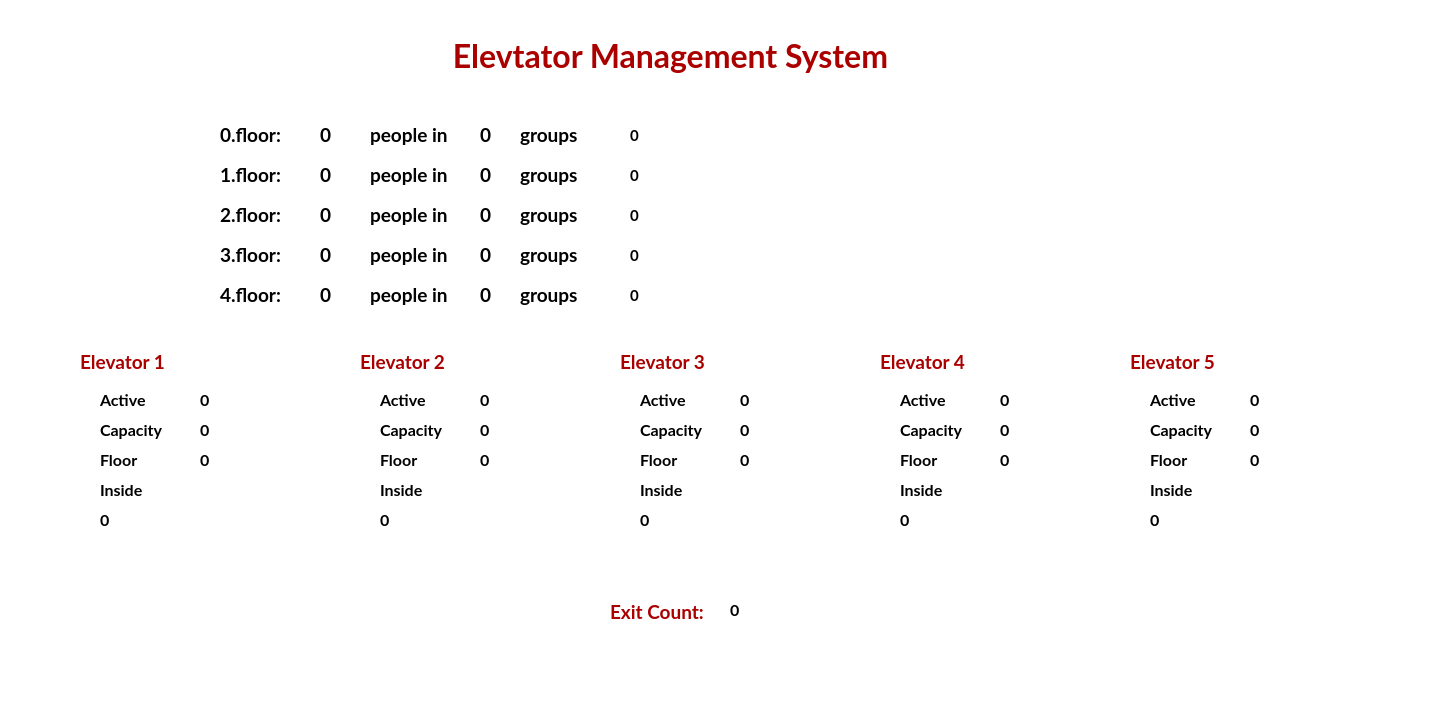
<?xml version="1.0" encoding="UTF-8"?>
<ui version="4.0">
 <class>MainWindow</class>
 <widget class="QMainWindow" name="MainWindow">
  <property name="geometry">
   <rect>
    <x>0</x>
    <y>0</y>
    <width>1449</width>
    <height>727</height>
   </rect>
  </property>
  <property name="windowTitle">
   <string>MainWindow</string>
  </property>
  <property name="styleSheet">
   <string notr="true">background-color: rgb(255, 255, 255);</string>
  </property>
  <widget class="QWidget" name="centralwidget">
   <widget class="QLabel" name="f00">
    <property name="geometry">
     <rect>
      <x>220</x>
      <y>120</y>
      <width>71</width>
      <height>31</height>
     </rect>
    </property>
    <property name="font">
     <font>
      <family>Lato</family>
      <pointsize>14</pointsize>
      <weight>75</weight>
      <bold>true</bold>
     </font>
    </property>
    <property name="text">
     <string>&lt;html&gt;&lt;head/&gt;&lt;body&gt;&lt;p&gt;&lt;span style=&quot; color:#000000;&quot;&gt;0.floor:&lt;/span&gt;&lt;/p&gt;&lt;/body&gt;&lt;/html&gt;</string>
    </property>
   </widget>
   <widget class="QLabel" name="title">
    <property name="geometry">
     <rect>
      <x>420</x>
      <y>30</y>
      <width>501</width>
      <height>51</height>
     </rect>
    </property>
    <property name="font">
     <font>
      <family>Lato</family>
      <pointsize>20</pointsize>
      <weight>75</weight>
      <bold>true</bold>
     </font>
    </property>
    <property name="text">
     <string>&lt;html&gt;&lt;head/&gt;&lt;body&gt;&lt;p align=&quot;center&quot;&gt;&lt;span style=&quot; font-size:24pt; color:#aa0000;&quot;&gt;Elevtator Management System&lt;/span&gt;&lt;/p&gt;&lt;/body&gt;&lt;/html&gt;</string>
    </property>
   </widget>
   <widget class="QLabel" name="f01">
    <property name="geometry">
     <rect>
      <x>320</x>
      <y>120</y>
      <width>41</width>
      <height>31</height>
     </rect>
    </property>
    <property name="font">
     <font>
      <family>Lato</family>
      <pointsize>14</pointsize>
      <weight>75</weight>
      <bold>true</bold>
     </font>
    </property>
    <property name="text">
     <string>&lt;html&gt;&lt;head/&gt;&lt;body&gt;&lt;p&gt;&lt;span style=&quot; color:#000000;&quot;&gt;0&lt;/span&gt;&lt;/p&gt;&lt;/body&gt;&lt;/html&gt;</string>
    </property>
   </widget>
   <widget class="QLabel" name="f02">
    <property name="geometry">
     <rect>
      <x>370</x>
      <y>120</y>
      <width>81</width>
      <height>31</height>
     </rect>
    </property>
    <property name="font">
     <font>
      <family>Lato</family>
      <pointsize>14</pointsize>
      <weight>75</weight>
      <bold>true</bold>
     </font>
    </property>
    <property name="text">
     <string>&lt;html&gt;&lt;head/&gt;&lt;body&gt;&lt;p&gt;&lt;span style=&quot; color:#000000;&quot;&gt;people in&lt;/span&gt;&lt;/p&gt;&lt;/body&gt;&lt;/html&gt;</string>
    </property>
   </widget>
   <widget class="QLabel" name="f04">
    <property name="geometry">
     <rect>
      <x>520</x>
      <y>120</y>
      <width>71</width>
      <height>31</height>
     </rect>
    </property>
    <property name="font">
     <font>
      <family>Lato</family>
      <pointsize>14</pointsize>
      <weight>75</weight>
      <bold>true</bold>
     </font>
    </property>
    <property name="text">
     <string>&lt;html&gt;&lt;head/&gt;&lt;body&gt;&lt;p&gt;&lt;span style=&quot; color:#000000;&quot;&gt;groups&lt;/span&gt;&lt;/p&gt;&lt;/body&gt;&lt;/html&gt;</string>
    </property>
   </widget>
   <widget class="QLabel" name="f03">
    <property name="geometry">
     <rect>
      <x>480</x>
      <y>120</y>
      <width>31</width>
      <height>31</height>
     </rect>
    </property>
    <property name="font">
     <font>
      <family>Lato</family>
      <pointsize>14</pointsize>
      <weight>75</weight>
      <bold>true</bold>
     </font>
    </property>
    <property name="text">
     <string>&lt;html&gt;&lt;head/&gt;&lt;body&gt;&lt;p&gt;&lt;span style=&quot; color:#000000;&quot;&gt;0&lt;/span&gt;&lt;/p&gt;&lt;/body&gt;&lt;/html&gt;</string>
    </property>
   </widget>
   <widget class="QLabel" name="f10">
    <property name="geometry">
     <rect>
      <x>220</x>
      <y>160</y>
      <width>71</width>
      <height>31</height>
     </rect>
    </property>
    <property name="font">
     <font>
      <family>Lato</family>
      <pointsize>14</pointsize>
      <weight>75</weight>
      <bold>true</bold>
     </font>
    </property>
    <property name="text">
     <string>&lt;html&gt;&lt;head/&gt;&lt;body&gt;&lt;p&gt;&lt;span style=&quot; color:#000000;&quot;&gt;1.floor:&lt;/span&gt;&lt;/p&gt;&lt;/body&gt;&lt;/html&gt;</string>
    </property>
   </widget>
   <widget class="QLabel" name="f14">
    <property name="geometry">
     <rect>
      <x>520</x>
      <y>160</y>
      <width>71</width>
      <height>31</height>
     </rect>
    </property>
    <property name="font">
     <font>
      <family>Lato</family>
      <pointsize>14</pointsize>
      <weight>75</weight>
      <bold>true</bold>
     </font>
    </property>
    <property name="text">
     <string>&lt;html&gt;&lt;head/&gt;&lt;body&gt;&lt;p&gt;&lt;span style=&quot; color:#000000;&quot;&gt;groups&lt;/span&gt;&lt;/p&gt;&lt;/body&gt;&lt;/html&gt;</string>
    </property>
   </widget>
   <widget class="QLabel" name="f12">
    <property name="geometry">
     <rect>
      <x>370</x>
      <y>160</y>
      <width>81</width>
      <height>31</height>
     </rect>
    </property>
    <property name="font">
     <font>
      <family>Lato</family>
      <pointsize>14</pointsize>
      <weight>75</weight>
      <bold>true</bold>
     </font>
    </property>
    <property name="text">
     <string>&lt;html&gt;&lt;head/&gt;&lt;body&gt;&lt;p&gt;&lt;span style=&quot; color:#000000;&quot;&gt;people in&lt;/span&gt;&lt;/p&gt;&lt;/body&gt;&lt;/html&gt;</string>
    </property>
   </widget>
   <widget class="QLabel" name="f13">
    <property name="geometry">
     <rect>
      <x>480</x>
      <y>160</y>
      <width>31</width>
      <height>31</height>
     </rect>
    </property>
    <property name="font">
     <font>
      <family>Lato</family>
      <pointsize>14</pointsize>
      <weight>75</weight>
      <bold>true</bold>
     </font>
    </property>
    <property name="text">
     <string>&lt;html&gt;&lt;head/&gt;&lt;body&gt;&lt;p&gt;&lt;span style=&quot; color:#000000;&quot;&gt;0&lt;/span&gt;&lt;/p&gt;&lt;/body&gt;&lt;/html&gt;</string>
    </property>
   </widget>
   <widget class="QLabel" name="f11">
    <property name="geometry">
     <rect>
      <x>320</x>
      <y>160</y>
      <width>41</width>
      <height>31</height>
     </rect>
    </property>
    <property name="font">
     <font>
      <family>Lato</family>
      <pointsize>14</pointsize>
      <weight>75</weight>
      <bold>true</bold>
     </font>
    </property>
    <property name="text">
     <string>&lt;html&gt;&lt;head/&gt;&lt;body&gt;&lt;p&gt;&lt;span style=&quot; color:#000000;&quot;&gt;0&lt;/span&gt;&lt;/p&gt;&lt;/body&gt;&lt;/html&gt;</string>
    </property>
   </widget>
   <widget class="QLabel" name="f31">
    <property name="geometry">
     <rect>
      <x>320</x>
      <y>240</y>
      <width>41</width>
      <height>31</height>
     </rect>
    </property>
    <property name="font">
     <font>
      <family>Lato</family>
      <pointsize>14</pointsize>
      <weight>75</weight>
      <bold>true</bold>
     </font>
    </property>
    <property name="text">
     <string>&lt;html&gt;&lt;head/&gt;&lt;body&gt;&lt;p&gt;&lt;span style=&quot; color:#000000;&quot;&gt;0&lt;/span&gt;&lt;/p&gt;&lt;/body&gt;&lt;/html&gt;</string>
    </property>
   </widget>
   <widget class="QLabel" name="f20">
    <property name="geometry">
     <rect>
      <x>220</x>
      <y>200</y>
      <width>71</width>
      <height>31</height>
     </rect>
    </property>
    <property name="font">
     <font>
      <family>Lato</family>
      <pointsize>14</pointsize>
      <weight>75</weight>
      <bold>true</bold>
     </font>
    </property>
    <property name="text">
     <string>&lt;html&gt;&lt;head/&gt;&lt;body&gt;&lt;p&gt;&lt;span style=&quot; color:#000000;&quot;&gt;2.floor:&lt;/span&gt;&lt;/p&gt;&lt;/body&gt;&lt;/html&gt;</string>
    </property>
   </widget>
   <widget class="QLabel" name="f34">
    <property name="geometry">
     <rect>
      <x>520</x>
      <y>240</y>
      <width>71</width>
      <height>31</height>
     </rect>
    </property>
    <property name="font">
     <font>
      <family>Lato</family>
      <pointsize>14</pointsize>
      <weight>75</weight>
      <bold>true</bold>
     </font>
    </property>
    <property name="text">
     <string>&lt;html&gt;&lt;head/&gt;&lt;body&gt;&lt;p&gt;&lt;span style=&quot; color:#000000;&quot;&gt;groups&lt;/span&gt;&lt;/p&gt;&lt;/body&gt;&lt;/html&gt;</string>
    </property>
   </widget>
   <widget class="QLabel" name="f24">
    <property name="geometry">
     <rect>
      <x>520</x>
      <y>200</y>
      <width>71</width>
      <height>31</height>
     </rect>
    </property>
    <property name="font">
     <font>
      <family>Lato</family>
      <pointsize>14</pointsize>
      <weight>75</weight>
      <bold>true</bold>
     </font>
    </property>
    <property name="text">
     <string>&lt;html&gt;&lt;head/&gt;&lt;body&gt;&lt;p&gt;&lt;span style=&quot; color:#000000;&quot;&gt;groups&lt;/span&gt;&lt;/p&gt;&lt;/body&gt;&lt;/html&gt;</string>
    </property>
   </widget>
   <widget class="QLabel" name="f32">
    <property name="geometry">
     <rect>
      <x>370</x>
      <y>240</y>
      <width>81</width>
      <height>31</height>
     </rect>
    </property>
    <property name="font">
     <font>
      <family>Lato</family>
      <pointsize>14</pointsize>
      <weight>75</weight>
      <bold>true</bold>
     </font>
    </property>
    <property name="text">
     <string>&lt;html&gt;&lt;head/&gt;&lt;body&gt;&lt;p&gt;&lt;span style=&quot; color:#000000;&quot;&gt;people in&lt;/span&gt;&lt;/p&gt;&lt;/body&gt;&lt;/html&gt;</string>
    </property>
   </widget>
   <widget class="QLabel" name="f33">
    <property name="geometry">
     <rect>
      <x>480</x>
      <y>240</y>
      <width>31</width>
      <height>31</height>
     </rect>
    </property>
    <property name="font">
     <font>
      <family>Lato</family>
      <pointsize>14</pointsize>
      <weight>75</weight>
      <bold>true</bold>
     </font>
    </property>
    <property name="text">
     <string>&lt;html&gt;&lt;head/&gt;&lt;body&gt;&lt;p&gt;&lt;span style=&quot; color:#000000;&quot;&gt;0&lt;/span&gt;&lt;/p&gt;&lt;/body&gt;&lt;/html&gt;</string>
    </property>
   </widget>
   <widget class="QLabel" name="f22">
    <property name="geometry">
     <rect>
      <x>370</x>
      <y>200</y>
      <width>81</width>
      <height>31</height>
     </rect>
    </property>
    <property name="font">
     <font>
      <family>Lato</family>
      <pointsize>14</pointsize>
      <weight>75</weight>
      <bold>true</bold>
     </font>
    </property>
    <property name="text">
     <string>&lt;html&gt;&lt;head/&gt;&lt;body&gt;&lt;p&gt;&lt;span style=&quot; color:#000000;&quot;&gt;people in&lt;/span&gt;&lt;/p&gt;&lt;/body&gt;&lt;/html&gt;</string>
    </property>
   </widget>
   <widget class="QLabel" name="f23">
    <property name="geometry">
     <rect>
      <x>480</x>
      <y>200</y>
      <width>31</width>
      <height>31</height>
     </rect>
    </property>
    <property name="font">
     <font>
      <family>Lato</family>
      <pointsize>14</pointsize>
      <weight>75</weight>
      <bold>true</bold>
     </font>
    </property>
    <property name="text">
     <string>&lt;html&gt;&lt;head/&gt;&lt;body&gt;&lt;p&gt;&lt;span style=&quot; color:#000000;&quot;&gt;0&lt;/span&gt;&lt;/p&gt;&lt;/body&gt;&lt;/html&gt;</string>
    </property>
   </widget>
   <widget class="QLabel" name="f30">
    <property name="geometry">
     <rect>
      <x>220</x>
      <y>240</y>
      <width>71</width>
      <height>31</height>
     </rect>
    </property>
    <property name="font">
     <font>
      <family>Lato</family>
      <pointsize>14</pointsize>
      <weight>75</weight>
      <bold>true</bold>
     </font>
    </property>
    <property name="text">
     <string>&lt;html&gt;&lt;head/&gt;&lt;body&gt;&lt;p&gt;&lt;span style=&quot; color:#000000;&quot;&gt;3.floor:&lt;/span&gt;&lt;/p&gt;&lt;/body&gt;&lt;/html&gt;</string>
    </property>
   </widget>
   <widget class="QLabel" name="f21">
    <property name="geometry">
     <rect>
      <x>320</x>
      <y>200</y>
      <width>41</width>
      <height>31</height>
     </rect>
    </property>
    <property name="font">
     <font>
      <family>Lato</family>
      <pointsize>14</pointsize>
      <weight>75</weight>
      <bold>true</bold>
     </font>
    </property>
    <property name="text">
     <string>&lt;html&gt;&lt;head/&gt;&lt;body&gt;&lt;p&gt;&lt;span style=&quot; color:#000000;&quot;&gt;0&lt;/span&gt;&lt;/p&gt;&lt;/body&gt;&lt;/html&gt;</string>
    </property>
   </widget>
   <widget class="QLabel" name="f43">
    <property name="geometry">
     <rect>
      <x>480</x>
      <y>280</y>
      <width>31</width>
      <height>31</height>
     </rect>
    </property>
    <property name="font">
     <font>
      <family>Lato</family>
      <pointsize>14</pointsize>
      <weight>75</weight>
      <bold>true</bold>
     </font>
    </property>
    <property name="text">
     <string>&lt;html&gt;&lt;head/&gt;&lt;body&gt;&lt;p&gt;&lt;span style=&quot; color:#000000;&quot;&gt;0&lt;/span&gt;&lt;/p&gt;&lt;/body&gt;&lt;/html&gt;</string>
    </property>
   </widget>
   <widget class="QLabel" name="f40">
    <property name="geometry">
     <rect>
      <x>220</x>
      <y>280</y>
      <width>71</width>
      <height>31</height>
     </rect>
    </property>
    <property name="font">
     <font>
      <family>Lato</family>
      <pointsize>14</pointsize>
      <weight>75</weight>
      <bold>true</bold>
     </font>
    </property>
    <property name="text">
     <string>&lt;html&gt;&lt;head/&gt;&lt;body&gt;&lt;p&gt;&lt;span style=&quot; color:#000000;&quot;&gt;4.floor:&lt;/span&gt;&lt;/p&gt;&lt;/body&gt;&lt;/html&gt;</string>
    </property>
   </widget>
   <widget class="QLabel" name="f44">
    <property name="geometry">
     <rect>
      <x>520</x>
      <y>280</y>
      <width>71</width>
      <height>31</height>
     </rect>
    </property>
    <property name="font">
     <font>
      <family>Lato</family>
      <pointsize>14</pointsize>
      <weight>75</weight>
      <bold>true</bold>
     </font>
    </property>
    <property name="text">
     <string>&lt;html&gt;&lt;head/&gt;&lt;body&gt;&lt;p&gt;&lt;span style=&quot; color:#000000;&quot;&gt;groups&lt;/span&gt;&lt;/p&gt;&lt;/body&gt;&lt;/html&gt;</string>
    </property>
   </widget>
   <widget class="QLabel" name="f41">
    <property name="geometry">
     <rect>
      <x>320</x>
      <y>280</y>
      <width>41</width>
      <height>31</height>
     </rect>
    </property>
    <property name="font">
     <font>
      <family>Lato</family>
      <pointsize>14</pointsize>
      <weight>75</weight>
      <bold>true</bold>
     </font>
    </property>
    <property name="text">
     <string>&lt;html&gt;&lt;head/&gt;&lt;body&gt;&lt;p&gt;&lt;span style=&quot; color:#000000;&quot;&gt;0&lt;/span&gt;&lt;/p&gt;&lt;/body&gt;&lt;/html&gt;</string>
    </property>
   </widget>
   <widget class="QLabel" name="f42">
    <property name="geometry">
     <rect>
      <x>370</x>
      <y>280</y>
      <width>81</width>
      <height>31</height>
     </rect>
    </property>
    <property name="font">
     <font>
      <family>Lato</family>
      <pointsize>14</pointsize>
      <weight>75</weight>
      <bold>true</bold>
     </font>
    </property>
    <property name="text">
     <string>&lt;html&gt;&lt;head/&gt;&lt;body&gt;&lt;p&gt;&lt;span style=&quot; color:#000000;&quot;&gt;people in&lt;/span&gt;&lt;/p&gt;&lt;/body&gt;&lt;/html&gt;</string>
    </property>
   </widget>
   <widget class="QLabel" name="f0g">
    <property name="geometry">
     <rect>
      <x>630</x>
      <y>120</y>
      <width>491</width>
      <height>31</height>
     </rect>
    </property>
    <property name="font">
     <font>
      <family>Lato</family>
      <pointsize>11</pointsize>
      <weight>75</weight>
      <bold>true</bold>
     </font>
    </property>
    <property name="text">
     <string>&lt;html&gt;&lt;head/&gt;&lt;body&gt;&lt;p&gt;&lt;span style=&quot; color:#000000;&quot;&gt;0&lt;/span&gt;&lt;/p&gt;&lt;/body&gt;&lt;/html&gt;</string>
    </property>
   </widget>
   <widget class="QLabel" name="f1g">
    <property name="geometry">
     <rect>
      <x>630</x>
      <y>160</y>
      <width>491</width>
      <height>31</height>
     </rect>
    </property>
    <property name="font">
     <font>
      <family>Lato</family>
      <pointsize>11</pointsize>
      <weight>75</weight>
      <bold>true</bold>
     </font>
    </property>
    <property name="text">
     <string>&lt;html&gt;&lt;head/&gt;&lt;body&gt;&lt;p&gt;&lt;span style=&quot; color:#000000;&quot;&gt;0&lt;/span&gt;&lt;/p&gt;&lt;/body&gt;&lt;/html&gt;</string>
    </property>
   </widget>
   <widget class="QLabel" name="f2g">
    <property name="geometry">
     <rect>
      <x>630</x>
      <y>200</y>
      <width>491</width>
      <height>31</height>
     </rect>
    </property>
    <property name="font">
     <font>
      <family>Lato</family>
      <pointsize>11</pointsize>
      <weight>75</weight>
      <bold>true</bold>
     </font>
    </property>
    <property name="text">
     <string>&lt;html&gt;&lt;head/&gt;&lt;body&gt;&lt;p&gt;&lt;span style=&quot; color:#000000;&quot;&gt;0&lt;/span&gt;&lt;/p&gt;&lt;/body&gt;&lt;/html&gt;</string>
    </property>
   </widget>
   <widget class="QLabel" name="f3g">
    <property name="geometry">
     <rect>
      <x>630</x>
      <y>240</y>
      <width>491</width>
      <height>31</height>
     </rect>
    </property>
    <property name="font">
     <font>
      <family>Lato</family>
      <pointsize>11</pointsize>
      <weight>75</weight>
      <bold>true</bold>
     </font>
    </property>
    <property name="text">
     <string>&lt;html&gt;&lt;head/&gt;&lt;body&gt;&lt;p&gt;&lt;span style=&quot; color:#000000;&quot;&gt;0&lt;/span&gt;&lt;/p&gt;&lt;/body&gt;&lt;/html&gt;</string>
    </property>
   </widget>
   <widget class="QLabel" name="f4g">
    <property name="geometry">
     <rect>
      <x>630</x>
      <y>280</y>
      <width>491</width>
      <height>31</height>
     </rect>
    </property>
    <property name="font">
     <font>
      <family>Lato</family>
      <pointsize>11</pointsize>
      <weight>75</weight>
      <bold>true</bold>
     </font>
    </property>
    <property name="text">
     <string>&lt;html&gt;&lt;head/&gt;&lt;body&gt;&lt;p&gt;&lt;span style=&quot; color:#000000;&quot;&gt;0&lt;/span&gt;&lt;/p&gt;&lt;/body&gt;&lt;/html&gt;</string>
    </property>
   </widget>
   <widget class="QLabel" name="label">
    <property name="geometry">
     <rect>
      <x>80</x>
      <y>350</y>
      <width>111</width>
      <height>21</height>
     </rect>
    </property>
    <property name="font">
     <font>
      <family>Lato</family>
      <pointsize>14</pointsize>
      <weight>75</weight>
      <bold>true</bold>
     </font>
    </property>
    <property name="text">
     <string>&lt;html&gt;&lt;head/&gt;&lt;body&gt;&lt;p&gt;&lt;span style=&quot; color:#aa0000;&quot;&gt;Elevator 1&lt;/span&gt;&lt;/p&gt;&lt;/body&gt;&lt;/html&gt;</string>
    </property>
   </widget>
   <widget class="QLabel" name="label_2">
    <property name="geometry">
     <rect>
      <x>100</x>
      <y>420</y>
      <width>91</width>
      <height>21</height>
     </rect>
    </property>
    <property name="font">
     <font>
      <family>Lato</family>
      <pointsize>12</pointsize>
      <weight>75</weight>
      <bold>true</bold>
     </font>
    </property>
    <property name="text">
     <string>&lt;html&gt;&lt;head/&gt;&lt;body&gt;&lt;p&gt;&lt;span style=&quot; color:#000000;&quot;&gt;Capacity&lt;/span&gt;&lt;/p&gt;&lt;/body&gt;&lt;/html&gt;</string>
    </property>
   </widget>
   <widget class="QLabel" name="capaticy1">
    <property name="geometry">
     <rect>
      <x>200</x>
      <y>420</y>
      <width>47</width>
      <height>21</height>
     </rect>
    </property>
    <property name="font">
     <font>
      <family>Lato</family>
      <pointsize>12</pointsize>
      <weight>75</weight>
      <bold>true</bold>
     </font>
    </property>
    <property name="text">
     <string>&lt;html&gt;&lt;head/&gt;&lt;body&gt;&lt;p&gt;0&lt;/p&gt;&lt;/body&gt;&lt;/html&gt;</string>
    </property>
   </widget>
   <widget class="QLabel" name="label_3">
    <property name="geometry">
     <rect>
      <x>100</x>
      <y>450</y>
      <width>71</width>
      <height>21</height>
     </rect>
    </property>
    <property name="font">
     <font>
      <family>Lato</family>
      <pointsize>12</pointsize>
      <weight>75</weight>
      <bold>true</bold>
     </font>
    </property>
    <property name="text">
     <string>&lt;html&gt;&lt;head/&gt;&lt;body&gt;&lt;p&gt;&lt;span style=&quot; color:#000000;&quot;&gt;Floor&lt;/span&gt;&lt;/p&gt;&lt;/body&gt;&lt;/html&gt;</string>
    </property>
   </widget>
   <widget class="QLabel" name="floor1">
    <property name="geometry">
     <rect>
      <x>200</x>
      <y>450</y>
      <width>47</width>
      <height>21</height>
     </rect>
    </property>
    <property name="font">
     <font>
      <family>Lato</family>
      <pointsize>12</pointsize>
      <weight>75</weight>
      <bold>true</bold>
     </font>
    </property>
    <property name="text">
     <string>&lt;html&gt;&lt;head/&gt;&lt;body&gt;&lt;p&gt;0&lt;/p&gt;&lt;/body&gt;&lt;/html&gt;</string>
    </property>
   </widget>
   <widget class="QLabel" name="inside1">
    <property name="geometry">
     <rect>
      <x>100</x>
      <y>510</y>
      <width>231</width>
      <height>21</height>
     </rect>
    </property>
    <property name="font">
     <font>
      <family>Lato</family>
      <pointsize>12</pointsize>
      <weight>75</weight>
      <bold>true</bold>
     </font>
    </property>
    <property name="text">
     <string>&lt;html&gt;&lt;head/&gt;&lt;body&gt;&lt;p&gt;0&lt;/p&gt;&lt;/body&gt;&lt;/html&gt;</string>
    </property>
   </widget>
   <widget class="QLabel" name="label_4">
    <property name="geometry">
     <rect>
      <x>100</x>
      <y>480</y>
      <width>71</width>
      <height>21</height>
     </rect>
    </property>
    <property name="font">
     <font>
      <family>Lato</family>
      <pointsize>12</pointsize>
      <weight>75</weight>
      <bold>true</bold>
     </font>
    </property>
    <property name="text">
     <string>&lt;html&gt;&lt;head/&gt;&lt;body&gt;&lt;p&gt;&lt;span style=&quot; color:#000000;&quot;&gt;Inside&lt;/span&gt;&lt;/p&gt;&lt;/body&gt;&lt;/html&gt;</string>
    </property>
   </widget>
   <widget class="QLabel" name="label_5">
    <property name="geometry">
     <rect>
      <x>100</x>
      <y>390</y>
      <width>71</width>
      <height>21</height>
     </rect>
    </property>
    <property name="font">
     <font>
      <family>Lato</family>
      <pointsize>12</pointsize>
      <weight>75</weight>
      <bold>true</bold>
     </font>
    </property>
    <property name="text">
     <string>&lt;html&gt;&lt;head/&gt;&lt;body&gt;&lt;p&gt;&lt;span style=&quot; color:#000000;&quot;&gt;Active&lt;/span&gt;&lt;/p&gt;&lt;/body&gt;&lt;/html&gt;</string>
    </property>
   </widget>
   <widget class="QLabel" name="active1">
    <property name="geometry">
     <rect>
      <x>200</x>
      <y>390</y>
      <width>47</width>
      <height>21</height>
     </rect>
    </property>
    <property name="font">
     <font>
      <family>Lato</family>
      <pointsize>12</pointsize>
      <weight>75</weight>
      <bold>true</bold>
     </font>
    </property>
    <property name="text">
     <string>&lt;html&gt;&lt;head/&gt;&lt;body&gt;&lt;p&gt;0&lt;/p&gt;&lt;/body&gt;&lt;/html&gt;</string>
    </property>
   </widget>
   <widget class="QLabel" name="label_6">
    <property name="geometry">
     <rect>
      <x>380</x>
      <y>480</y>
      <width>71</width>
      <height>21</height>
     </rect>
    </property>
    <property name="font">
     <font>
      <family>Lato</family>
      <pointsize>12</pointsize>
      <weight>75</weight>
      <bold>true</bold>
     </font>
    </property>
    <property name="text">
     <string>&lt;html&gt;&lt;head/&gt;&lt;body&gt;&lt;p&gt;&lt;span style=&quot; color:#000000;&quot;&gt;Inside&lt;/span&gt;&lt;/p&gt;&lt;/body&gt;&lt;/html&gt;</string>
    </property>
   </widget>
   <widget class="QLabel" name="active2">
    <property name="geometry">
     <rect>
      <x>480</x>
      <y>390</y>
      <width>47</width>
      <height>21</height>
     </rect>
    </property>
    <property name="font">
     <font>
      <family>Lato</family>
      <pointsize>12</pointsize>
      <weight>75</weight>
      <bold>true</bold>
     </font>
    </property>
    <property name="text">
     <string>&lt;html&gt;&lt;head/&gt;&lt;body&gt;&lt;p&gt;&lt;span style=&quot; color:#000000;&quot;&gt;0&lt;/span&gt;&lt;/p&gt;&lt;/body&gt;&lt;/html&gt;</string>
    </property>
   </widget>
   <widget class="QLabel" name="label_7">
    <property name="geometry">
     <rect>
      <x>380</x>
      <y>390</y>
      <width>71</width>
      <height>21</height>
     </rect>
    </property>
    <property name="font">
     <font>
      <family>Lato</family>
      <pointsize>12</pointsize>
      <weight>75</weight>
      <bold>true</bold>
     </font>
    </property>
    <property name="text">
     <string>&lt;html&gt;&lt;head/&gt;&lt;body&gt;&lt;p&gt;&lt;span style=&quot; color:#000000;&quot;&gt;Active&lt;/span&gt;&lt;/p&gt;&lt;/body&gt;&lt;/html&gt;</string>
    </property>
   </widget>
   <widget class="QLabel" name="inside2">
    <property name="geometry">
     <rect>
      <x>380</x>
      <y>510</y>
      <width>221</width>
      <height>21</height>
     </rect>
    </property>
    <property name="font">
     <font>
      <family>Lato</family>
      <pointsize>12</pointsize>
      <weight>75</weight>
      <bold>true</bold>
     </font>
    </property>
    <property name="text">
     <string>&lt;html&gt;&lt;head/&gt;&lt;body&gt;&lt;p&gt;&lt;span style=&quot; color:#000000;&quot;&gt;0&lt;/span&gt;&lt;/p&gt;&lt;/body&gt;&lt;/html&gt;</string>
    </property>
   </widget>
   <widget class="QLabel" name="label_8">
    <property name="geometry">
     <rect>
      <x>380</x>
      <y>450</y>
      <width>71</width>
      <height>21</height>
     </rect>
    </property>
    <property name="font">
     <font>
      <family>Lato</family>
      <pointsize>12</pointsize>
      <weight>75</weight>
      <bold>true</bold>
     </font>
    </property>
    <property name="text">
     <string>&lt;html&gt;&lt;head/&gt;&lt;body&gt;&lt;p&gt;&lt;span style=&quot; color:#000000;&quot;&gt;Floor&lt;/span&gt;&lt;/p&gt;&lt;/body&gt;&lt;/html&gt;</string>
    </property>
   </widget>
   <widget class="QLabel" name="label_9">
    <property name="geometry">
     <rect>
      <x>360</x>
      <y>350</y>
      <width>111</width>
      <height>21</height>
     </rect>
    </property>
    <property name="font">
     <font>
      <family>Lato</family>
      <pointsize>14</pointsize>
      <weight>75</weight>
      <bold>true</bold>
     </font>
    </property>
    <property name="text">
     <string>&lt;html&gt;&lt;head/&gt;&lt;body&gt;&lt;p&gt;&lt;span style=&quot; color:#aa0000;&quot;&gt;Elevator 2&lt;/span&gt;&lt;/p&gt;&lt;/body&gt;&lt;/html&gt;</string>
    </property>
   </widget>
   <widget class="QLabel" name="floor2">
    <property name="geometry">
     <rect>
      <x>480</x>
      <y>450</y>
      <width>47</width>
      <height>21</height>
     </rect>
    </property>
    <property name="font">
     <font>
      <family>Lato</family>
      <pointsize>12</pointsize>
      <weight>75</weight>
      <bold>true</bold>
     </font>
    </property>
    <property name="text">
     <string>&lt;html&gt;&lt;head/&gt;&lt;body&gt;&lt;p&gt;&lt;span style=&quot; color:#000000;&quot;&gt;0&lt;/span&gt;&lt;/p&gt;&lt;/body&gt;&lt;/html&gt;</string>
    </property>
   </widget>
   <widget class="QLabel" name="label_10">
    <property name="geometry">
     <rect>
      <x>380</x>
      <y>420</y>
      <width>91</width>
      <height>21</height>
     </rect>
    </property>
    <property name="font">
     <font>
      <family>Lato</family>
      <pointsize>12</pointsize>
      <weight>75</weight>
      <bold>true</bold>
     </font>
    </property>
    <property name="text">
     <string>&lt;html&gt;&lt;head/&gt;&lt;body&gt;&lt;p&gt;&lt;span style=&quot; color:#000000;&quot;&gt;Capacity&lt;/span&gt;&lt;/p&gt;&lt;/body&gt;&lt;/html&gt;</string>
    </property>
   </widget>
   <widget class="QLabel" name="capaticy2">
    <property name="geometry">
     <rect>
      <x>480</x>
      <y>420</y>
      <width>47</width>
      <height>21</height>
     </rect>
    </property>
    <property name="font">
     <font>
      <family>Lato</family>
      <pointsize>12</pointsize>
      <weight>75</weight>
      <bold>true</bold>
     </font>
    </property>
    <property name="text">
     <string>&lt;html&gt;&lt;head/&gt;&lt;body&gt;&lt;p&gt;&lt;span style=&quot; color:#000000;&quot;&gt;0&lt;/span&gt;&lt;/p&gt;&lt;/body&gt;&lt;/html&gt;</string>
    </property>
   </widget>
   <widget class="QLabel" name="label_11">
    <property name="geometry">
     <rect>
      <x>640</x>
      <y>480</y>
      <width>71</width>
      <height>21</height>
     </rect>
    </property>
    <property name="font">
     <font>
      <family>Lato</family>
      <pointsize>12</pointsize>
      <weight>75</weight>
      <bold>true</bold>
     </font>
    </property>
    <property name="text">
     <string>&lt;html&gt;&lt;head/&gt;&lt;body&gt;&lt;p&gt;&lt;span style=&quot; color:#000000;&quot;&gt;Inside&lt;/span&gt;&lt;/p&gt;&lt;/body&gt;&lt;/html&gt;</string>
    </property>
   </widget>
   <widget class="QLabel" name="label_12">
    <property name="geometry">
     <rect>
      <x>640</x>
      <y>450</y>
      <width>71</width>
      <height>21</height>
     </rect>
    </property>
    <property name="font">
     <font>
      <family>Lato</family>
      <pointsize>12</pointsize>
      <weight>75</weight>
      <bold>true</bold>
     </font>
    </property>
    <property name="text">
     <string>&lt;html&gt;&lt;head/&gt;&lt;body&gt;&lt;p&gt;&lt;span style=&quot; color:#000000;&quot;&gt;Floor&lt;/span&gt;&lt;/p&gt;&lt;/body&gt;&lt;/html&gt;</string>
    </property>
   </widget>
   <widget class="QLabel" name="label_13">
    <property name="geometry">
     <rect>
      <x>620</x>
      <y>350</y>
      <width>111</width>
      <height>21</height>
     </rect>
    </property>
    <property name="font">
     <font>
      <family>Lato</family>
      <pointsize>14</pointsize>
      <weight>75</weight>
      <bold>true</bold>
     </font>
    </property>
    <property name="text">
     <string>&lt;html&gt;&lt;head/&gt;&lt;body&gt;&lt;p&gt;&lt;span style=&quot; color:#aa0000;&quot;&gt;Elevator 3&lt;/span&gt;&lt;/p&gt;&lt;/body&gt;&lt;/html&gt;</string>
    </property>
   </widget>
   <widget class="QLabel" name="label_14">
    <property name="geometry">
     <rect>
      <x>900</x>
      <y>390</y>
      <width>71</width>
      <height>21</height>
     </rect>
    </property>
    <property name="font">
     <font>
      <family>Lato</family>
      <pointsize>12</pointsize>
      <weight>75</weight>
      <bold>true</bold>
     </font>
    </property>
    <property name="text">
     <string>&lt;html&gt;&lt;head/&gt;&lt;body&gt;&lt;p&gt;&lt;span style=&quot; color:#000000;&quot;&gt;Active&lt;/span&gt;&lt;/p&gt;&lt;/body&gt;&lt;/html&gt;</string>
    </property>
   </widget>
   <widget class="QLabel" name="inside3">
    <property name="geometry">
     <rect>
      <x>640</x>
      <y>510</y>
      <width>221</width>
      <height>21</height>
     </rect>
    </property>
    <property name="font">
     <font>
      <family>Lato</family>
      <pointsize>12</pointsize>
      <weight>75</weight>
      <bold>true</bold>
     </font>
    </property>
    <property name="text">
     <string>&lt;html&gt;&lt;head/&gt;&lt;body&gt;&lt;p&gt;&lt;span style=&quot; color:#000000;&quot;&gt;0&lt;/span&gt;&lt;/p&gt;&lt;/body&gt;&lt;/html&gt;</string>
    </property>
   </widget>
   <widget class="QLabel" name="floor3">
    <property name="geometry">
     <rect>
      <x>740</x>
      <y>450</y>
      <width>47</width>
      <height>21</height>
     </rect>
    </property>
    <property name="font">
     <font>
      <family>Lato</family>
      <pointsize>12</pointsize>
      <weight>75</weight>
      <bold>true</bold>
     </font>
    </property>
    <property name="text">
     <string>&lt;html&gt;&lt;head/&gt;&lt;body&gt;&lt;p&gt;&lt;span style=&quot; color:#000000;&quot;&gt;0&lt;/span&gt;&lt;/p&gt;&lt;/body&gt;&lt;/html&gt;</string>
    </property>
   </widget>
   <widget class="QLabel" name="active3">
    <property name="geometry">
     <rect>
      <x>740</x>
      <y>390</y>
      <width>47</width>
      <height>21</height>
     </rect>
    </property>
    <property name="font">
     <font>
      <family>Lato</family>
      <pointsize>12</pointsize>
      <weight>75</weight>
      <bold>true</bold>
     </font>
    </property>
    <property name="text">
     <string>&lt;html&gt;&lt;head/&gt;&lt;body&gt;&lt;p&gt;&lt;span style=&quot; color:#000000;&quot;&gt;0&lt;/span&gt;&lt;/p&gt;&lt;/body&gt;&lt;/html&gt;</string>
    </property>
   </widget>
   <widget class="QLabel" name="floor4">
    <property name="geometry">
     <rect>
      <x>1000</x>
      <y>450</y>
      <width>47</width>
      <height>21</height>
     </rect>
    </property>
    <property name="font">
     <font>
      <family>Lato</family>
      <pointsize>12</pointsize>
      <weight>75</weight>
      <bold>true</bold>
     </font>
    </property>
    <property name="text">
     <string>&lt;html&gt;&lt;head/&gt;&lt;body&gt;&lt;p&gt;&lt;span style=&quot; color:#000000;&quot;&gt;0&lt;/span&gt;&lt;/p&gt;&lt;/body&gt;&lt;/html&gt;</string>
    </property>
   </widget>
   <widget class="QLabel" name="capaticy3">
    <property name="geometry">
     <rect>
      <x>740</x>
      <y>420</y>
      <width>47</width>
      <height>21</height>
     </rect>
    </property>
    <property name="font">
     <font>
      <family>Lato</family>
      <pointsize>12</pointsize>
      <weight>75</weight>
      <bold>true</bold>
     </font>
    </property>
    <property name="text">
     <string>&lt;html&gt;&lt;head/&gt;&lt;body&gt;&lt;p&gt;&lt;span style=&quot; color:#000000;&quot;&gt;0&lt;/span&gt;&lt;/p&gt;&lt;/body&gt;&lt;/html&gt;</string>
    </property>
   </widget>
   <widget class="QLabel" name="label_15">
    <property name="geometry">
     <rect>
      <x>900</x>
      <y>450</y>
      <width>71</width>
      <height>21</height>
     </rect>
    </property>
    <property name="font">
     <font>
      <family>Lato</family>
      <pointsize>12</pointsize>
      <weight>75</weight>
      <bold>true</bold>
     </font>
    </property>
    <property name="text">
     <string>&lt;html&gt;&lt;head/&gt;&lt;body&gt;&lt;p&gt;&lt;span style=&quot; color:#000000;&quot;&gt;Floor&lt;/span&gt;&lt;/p&gt;&lt;/body&gt;&lt;/html&gt;</string>
    </property>
   </widget>
   <widget class="QLabel" name="active4">
    <property name="geometry">
     <rect>
      <x>1000</x>
      <y>390</y>
      <width>47</width>
      <height>21</height>
     </rect>
    </property>
    <property name="font">
     <font>
      <family>Lato</family>
      <pointsize>12</pointsize>
      <weight>75</weight>
      <bold>true</bold>
     </font>
    </property>
    <property name="text">
     <string>&lt;html&gt;&lt;head/&gt;&lt;body&gt;&lt;p&gt;&lt;span style=&quot; color:#000000;&quot;&gt;0&lt;/span&gt;&lt;/p&gt;&lt;/body&gt;&lt;/html&gt;</string>
    </property>
   </widget>
   <widget class="QLabel" name="inside4">
    <property name="geometry">
     <rect>
      <x>900</x>
      <y>510</y>
      <width>211</width>
      <height>21</height>
     </rect>
    </property>
    <property name="font">
     <font>
      <family>Lato</family>
      <pointsize>12</pointsize>
      <weight>75</weight>
      <bold>true</bold>
     </font>
    </property>
    <property name="text">
     <string>&lt;html&gt;&lt;head/&gt;&lt;body&gt;&lt;p&gt;&lt;span style=&quot; color:#000000;&quot;&gt;0&lt;/span&gt;&lt;/p&gt;&lt;/body&gt;&lt;/html&gt;</string>
    </property>
   </widget>
   <widget class="QLabel" name="label_16">
    <property name="geometry">
     <rect>
      <x>900</x>
      <y>480</y>
      <width>71</width>
      <height>21</height>
     </rect>
    </property>
    <property name="font">
     <font>
      <family>Lato</family>
      <pointsize>12</pointsize>
      <weight>75</weight>
      <bold>true</bold>
     </font>
    </property>
    <property name="text">
     <string>&lt;html&gt;&lt;head/&gt;&lt;body&gt;&lt;p&gt;&lt;span style=&quot; color:#000000;&quot;&gt;Inside&lt;/span&gt;&lt;/p&gt;&lt;/body&gt;&lt;/html&gt;</string>
    </property>
   </widget>
   <widget class="QLabel" name="label_17">
    <property name="geometry">
     <rect>
      <x>900</x>
      <y>420</y>
      <width>91</width>
      <height>21</height>
     </rect>
    </property>
    <property name="font">
     <font>
      <family>Lato</family>
      <pointsize>12</pointsize>
      <weight>75</weight>
      <bold>true</bold>
     </font>
    </property>
    <property name="text">
     <string>&lt;html&gt;&lt;head/&gt;&lt;body&gt;&lt;p&gt;&lt;span style=&quot; color:#000000;&quot;&gt;Capacity&lt;/span&gt;&lt;/p&gt;&lt;/body&gt;&lt;/html&gt;</string>
    </property>
   </widget>
   <widget class="QLabel" name="label_18">
    <property name="geometry">
     <rect>
      <x>640</x>
      <y>390</y>
      <width>71</width>
      <height>21</height>
     </rect>
    </property>
    <property name="font">
     <font>
      <family>Lato</family>
      <pointsize>12</pointsize>
      <weight>75</weight>
      <bold>true</bold>
     </font>
    </property>
    <property name="text">
     <string>&lt;html&gt;&lt;head/&gt;&lt;body&gt;&lt;p&gt;&lt;span style=&quot; color:#000000;&quot;&gt;Active&lt;/span&gt;&lt;/p&gt;&lt;/body&gt;&lt;/html&gt;</string>
    </property>
   </widget>
   <widget class="QLabel" name="label_19">
    <property name="geometry">
     <rect>
      <x>880</x>
      <y>350</y>
      <width>111</width>
      <height>21</height>
     </rect>
    </property>
    <property name="font">
     <font>
      <family>Lato</family>
      <pointsize>14</pointsize>
      <weight>75</weight>
      <bold>true</bold>
     </font>
    </property>
    <property name="text">
     <string>&lt;html&gt;&lt;head/&gt;&lt;body&gt;&lt;p&gt;&lt;span style=&quot; color:#aa0000;&quot;&gt;Elevator 4&lt;/span&gt;&lt;/p&gt;&lt;/body&gt;&lt;/html&gt;</string>
    </property>
   </widget>
   <widget class="QLabel" name="capaticy4">
    <property name="geometry">
     <rect>
      <x>1000</x>
      <y>420</y>
      <width>47</width>
      <height>21</height>
     </rect>
    </property>
    <property name="font">
     <font>
      <family>Lato</family>
      <pointsize>12</pointsize>
      <weight>75</weight>
      <bold>true</bold>
     </font>
    </property>
    <property name="text">
     <string>&lt;html&gt;&lt;head/&gt;&lt;body&gt;&lt;p&gt;&lt;span style=&quot; color:#000000;&quot;&gt;0&lt;/span&gt;&lt;/p&gt;&lt;/body&gt;&lt;/html&gt;</string>
    </property>
   </widget>
   <widget class="QLabel" name="label_20">
    <property name="geometry">
     <rect>
      <x>640</x>
      <y>420</y>
      <width>91</width>
      <height>21</height>
     </rect>
    </property>
    <property name="font">
     <font>
      <family>Lato</family>
      <pointsize>12</pointsize>
      <weight>75</weight>
      <bold>true</bold>
     </font>
    </property>
    <property name="text">
     <string>&lt;html&gt;&lt;head/&gt;&lt;body&gt;&lt;p&gt;&lt;span style=&quot; color:#000000;&quot;&gt;Capacity&lt;/span&gt;&lt;/p&gt;&lt;/body&gt;&lt;/html&gt;</string>
    </property>
   </widget>
   <widget class="QLabel" name="label_21">
    <property name="geometry">
     <rect>
      <x>1150</x>
      <y>390</y>
      <width>71</width>
      <height>21</height>
     </rect>
    </property>
    <property name="font">
     <font>
      <family>Lato</family>
      <pointsize>12</pointsize>
      <weight>75</weight>
      <bold>true</bold>
     </font>
    </property>
    <property name="text">
     <string>&lt;html&gt;&lt;head/&gt;&lt;body&gt;&lt;p&gt;&lt;span style=&quot; color:#000000;&quot;&gt;Active&lt;/span&gt;&lt;/p&gt;&lt;/body&gt;&lt;/html&gt;</string>
    </property>
   </widget>
   <widget class="QLabel" name="label_22">
    <property name="geometry">
     <rect>
      <x>1150</x>
      <y>420</y>
      <width>91</width>
      <height>21</height>
     </rect>
    </property>
    <property name="font">
     <font>
      <family>Lato</family>
      <pointsize>12</pointsize>
      <weight>75</weight>
      <bold>true</bold>
     </font>
    </property>
    <property name="text">
     <string>&lt;html&gt;&lt;head/&gt;&lt;body&gt;&lt;p&gt;&lt;span style=&quot; color:#000000;&quot;&gt;Capacity&lt;/span&gt;&lt;/p&gt;&lt;/body&gt;&lt;/html&gt;</string>
    </property>
   </widget>
   <widget class="QLabel" name="label_23">
    <property name="geometry">
     <rect>
      <x>1130</x>
      <y>350</y>
      <width>111</width>
      <height>21</height>
     </rect>
    </property>
    <property name="font">
     <font>
      <family>Lato</family>
      <pointsize>14</pointsize>
      <weight>75</weight>
      <bold>true</bold>
     </font>
    </property>
    <property name="text">
     <string>&lt;html&gt;&lt;head/&gt;&lt;body&gt;&lt;p&gt;&lt;span style=&quot; color:#aa0000;&quot;&gt;Elevator 5&lt;/span&gt;&lt;/p&gt;&lt;/body&gt;&lt;/html&gt;</string>
    </property>
   </widget>
   <widget class="QLabel" name="floor5">
    <property name="geometry">
     <rect>
      <x>1250</x>
      <y>450</y>
      <width>47</width>
      <height>21</height>
     </rect>
    </property>
    <property name="font">
     <font>
      <family>Lato</family>
      <pointsize>12</pointsize>
      <weight>75</weight>
      <bold>true</bold>
     </font>
    </property>
    <property name="text">
     <string>&lt;html&gt;&lt;head/&gt;&lt;body&gt;&lt;p&gt;&lt;span style=&quot; color:#000000;&quot;&gt;0&lt;/span&gt;&lt;/p&gt;&lt;/body&gt;&lt;/html&gt;</string>
    </property>
   </widget>
   <widget class="QLabel" name="capaticy5">
    <property name="geometry">
     <rect>
      <x>1250</x>
      <y>420</y>
      <width>47</width>
      <height>21</height>
     </rect>
    </property>
    <property name="font">
     <font>
      <family>Lato</family>
      <pointsize>12</pointsize>
      <weight>75</weight>
      <bold>true</bold>
     </font>
    </property>
    <property name="text">
     <string>&lt;html&gt;&lt;head/&gt;&lt;body&gt;&lt;p&gt;&lt;span style=&quot; color:#000000;&quot;&gt;0&lt;/span&gt;&lt;/p&gt;&lt;/body&gt;&lt;/html&gt;</string>
    </property>
   </widget>
   <widget class="QLabel" name="inside5">
    <property name="geometry">
     <rect>
      <x>1150</x>
      <y>510</y>
      <width>251</width>
      <height>21</height>
     </rect>
    </property>
    <property name="font">
     <font>
      <family>Lato</family>
      <pointsize>12</pointsize>
      <weight>75</weight>
      <bold>true</bold>
     </font>
    </property>
    <property name="text">
     <string>&lt;html&gt;&lt;head/&gt;&lt;body&gt;&lt;p&gt;&lt;span style=&quot; color:#000000;&quot;&gt;0&lt;/span&gt;&lt;/p&gt;&lt;/body&gt;&lt;/html&gt;</string>
    </property>
   </widget>
   <widget class="QLabel" name="label_24">
    <property name="geometry">
     <rect>
      <x>1150</x>
      <y>480</y>
      <width>71</width>
      <height>21</height>
     </rect>
    </property>
    <property name="font">
     <font>
      <family>Lato</family>
      <pointsize>12</pointsize>
      <weight>75</weight>
      <bold>true</bold>
     </font>
    </property>
    <property name="text">
     <string>&lt;html&gt;&lt;head/&gt;&lt;body&gt;&lt;p&gt;&lt;span style=&quot; color:#000000;&quot;&gt;Inside&lt;/span&gt;&lt;/p&gt;&lt;/body&gt;&lt;/html&gt;</string>
    </property>
   </widget>
   <widget class="QLabel" name="label_25">
    <property name="geometry">
     <rect>
      <x>1150</x>
      <y>450</y>
      <width>71</width>
      <height>21</height>
     </rect>
    </property>
    <property name="font">
     <font>
      <family>Lato</family>
      <pointsize>12</pointsize>
      <weight>75</weight>
      <bold>true</bold>
     </font>
    </property>
    <property name="text">
     <string>&lt;html&gt;&lt;head/&gt;&lt;body&gt;&lt;p&gt;&lt;span style=&quot; color:#000000;&quot;&gt;Floor&lt;/span&gt;&lt;/p&gt;&lt;/body&gt;&lt;/html&gt;</string>
    </property>
   </widget>
   <widget class="QLabel" name="active5">
    <property name="geometry">
     <rect>
      <x>1250</x>
      <y>390</y>
      <width>47</width>
      <height>21</height>
     </rect>
    </property>
    <property name="font">
     <font>
      <family>Lato</family>
      <pointsize>12</pointsize>
      <weight>75</weight>
      <bold>true</bold>
     </font>
    </property>
    <property name="text">
     <string>&lt;html&gt;&lt;head/&gt;&lt;body&gt;&lt;p&gt;&lt;span style=&quot; color:#000000;&quot;&gt;0&lt;/span&gt;&lt;/p&gt;&lt;/body&gt;&lt;/html&gt;</string>
    </property>
   </widget>
   <widget class="QLabel" name="label_26">
    <property name="geometry">
     <rect>
      <x>610</x>
      <y>600</y>
      <width>111</width>
      <height>21</height>
     </rect>
    </property>
    <property name="font">
     <font>
      <family>Lato</family>
      <pointsize>14</pointsize>
      <weight>75</weight>
      <bold>true</bold>
     </font>
    </property>
    <property name="text">
     <string>&lt;html&gt;&lt;head/&gt;&lt;body&gt;&lt;p&gt;&lt;span style=&quot; color:#aa0000;&quot;&gt;Exit Count:&lt;/span&gt;&lt;/p&gt;&lt;/body&gt;&lt;/html&gt;</string>
    </property>
   </widget>
   <widget class="QLabel" name="exitCount">
    <property name="geometry">
     <rect>
      <x>730</x>
      <y>600</y>
      <width>51</width>
      <height>21</height>
     </rect>
    </property>
    <property name="font">
     <font>
      <family>Lato</family>
      <pointsize>12</pointsize>
      <weight>75</weight>
      <bold>true</bold>
     </font>
    </property>
    <property name="text">
     <string>&lt;html&gt;&lt;head/&gt;&lt;body&gt;&lt;p&gt;0&lt;/p&gt;&lt;/body&gt;&lt;/html&gt;</string>
    </property>
   </widget>
  </widget>
  <widget class="QMenuBar" name="menubar">
   <property name="geometry">
    <rect>
     <x>0</x>
     <y>0</y>
     <width>1449</width>
     <height>21</height>
    </rect>
   </property>
  </widget>
  <widget class="QStatusBar" name="statusbar"/>
 </widget>
 <resources/>
 <connections/>
</ui>
